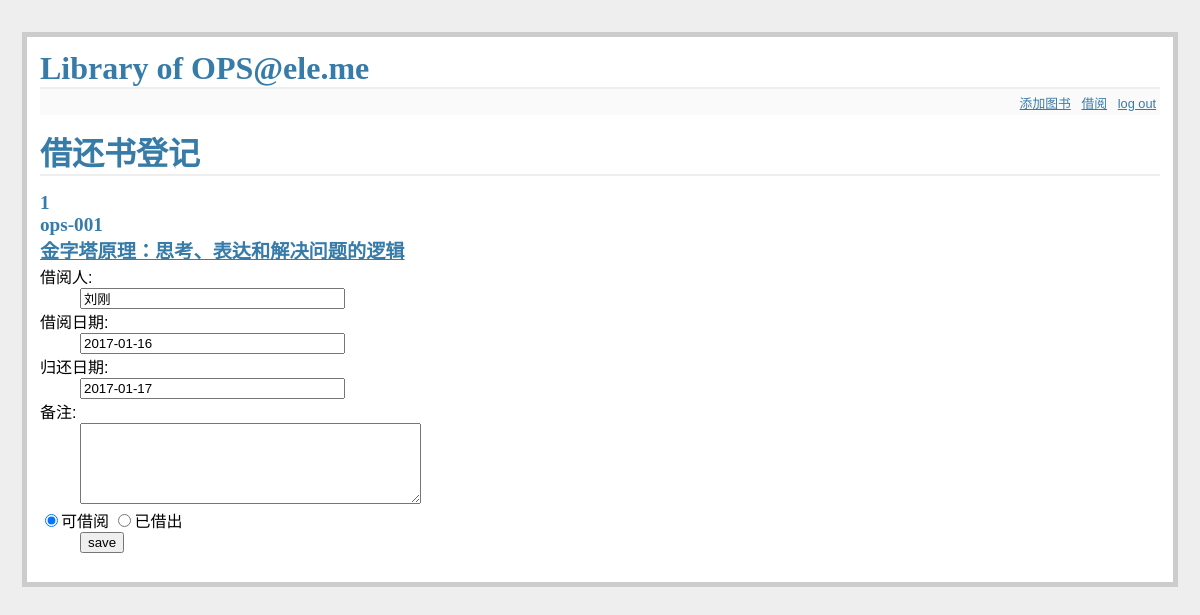
Screenshot of /borrow/1 (signed in) with the database file from the repository.
### tables this page shows
CREATE TABLE "borrow_rec" (
	 "id" integer PRIMARY KEY AUTOINCREMENT,
	 "book_id" integer NOT NULL,
	 "emp_name" integer,
	 "borrow_date" datetime,
	 "return_date" datetime,
	 "remark" text,
	 "status" text
);

CREATE TABLE books (
      id integer primary key autoincrement,
      book_no text NOT NULL ,
      title text not null,
      link text not null,
      remark text null
);

### libary.py (the view, shortened to what this page needs)
@app.route('/borrow/<book_id>', methods=['GET', 'POST'])
def borrow_return(book_id):
    if request.method == 'GET':
        db = get_db()
        cur = db.execute('select b.id as book_id,book_no,title,link,r.emp_name,borrow_date,return_date,r.remark ,status\
          FROM books b LEFT JOIN borrow_rec r ON b.id = r.book_id  \
          where b.id=?', book_id)
        borrow_rec = cur.fetchall()
        return render_template('borrow.html', borrow_rec=borrow_rec)

### libary.py (called while the page is built)
def connect_db():
    rv = sqlite3.connect(app.config['DATABASE'])
    rv.row_factory = sqlite3.Row
    return rv

def get_db():
    if not hasattr(g, 'sqlite_db'):
        g.sqlite_db = connect_db()
    return g.sqlite_db

### templates/borrow.html
{% extends "layout.html" %}
{% block body %}
    <h1>借还书登记</h1>
  {% if session.logged_in %}
    <form action="{{ url_for('borrow_return', book_id=borrow_rec[0].book_id) }}" method=post class=add-book>
      <dl>
        {% for book in borrow_rec %}
            <h2>{{ book.book_id }}</h2>
            <h2>{{ book.book_no }}</h2>
            <h2><a href="{{ book.link }}"> {{ book.title }}</a></h2>
            <dt>借阅人:
            <dd><input type=text size=30 name=emp_name value="{{ book.emp_name }}">
            <dt>借阅日期:
            <dd><input type=text size=30 name=borrow_date value="{{ book.borrow_date }}">
            <dt>归还日期:
            <dd><input type=text size=30 name=return_date  value="{{ book.return_date }}">
            <dt>备注:
            <dd><textarea name=remark rows=5 cols=40  value="{{ book.remark }}"></textarea>
            <dt>
            {% if  book.status is equalto "已借出" %}
                <input type="radio" name="status" value="可借阅">可借阅
                <input type="radio" name="status" value="已借出" checked>已借出</dt>
            {% else %}
                <input type="radio" name="status" value="可借阅" checked>可借阅
                <input type="radio" name="status" value="已借出">已借出</dt>
            {% endif %}
            <dd><input type=submit value=save>
        {% endfor %}
      </dl>
    </form>
  {% endif %}
{% endblock %}

### static/style.css (style rules this page uses)
a, h1, h2 { color: #377BA8; }
h1, h2 { font-family: 'Georgia', serif; margin: 0; }
h1 { border-bottom: 2px solid #eee; }
h2 { font-size: 1.2em; }

### rows the page displays
borrow_rec: book_id "1", book_no "ops-001", title "金字塔原理：思考、表达和解决问题的逻辑", emp_name "刘刚", borrow_date "2017-01-16", return_date "2017-01-17"
